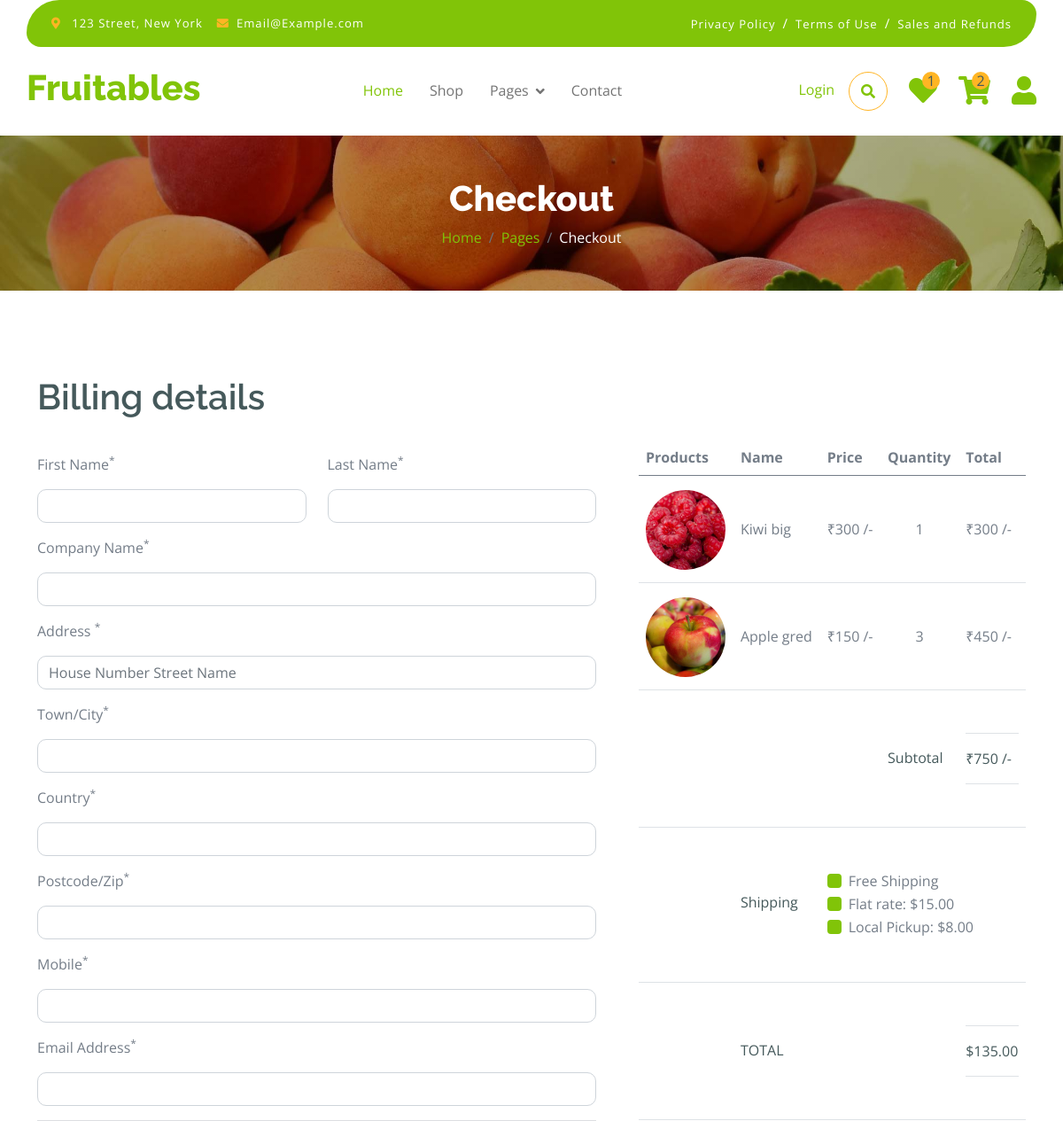
Before: /checkout (upper part) with the older database file.
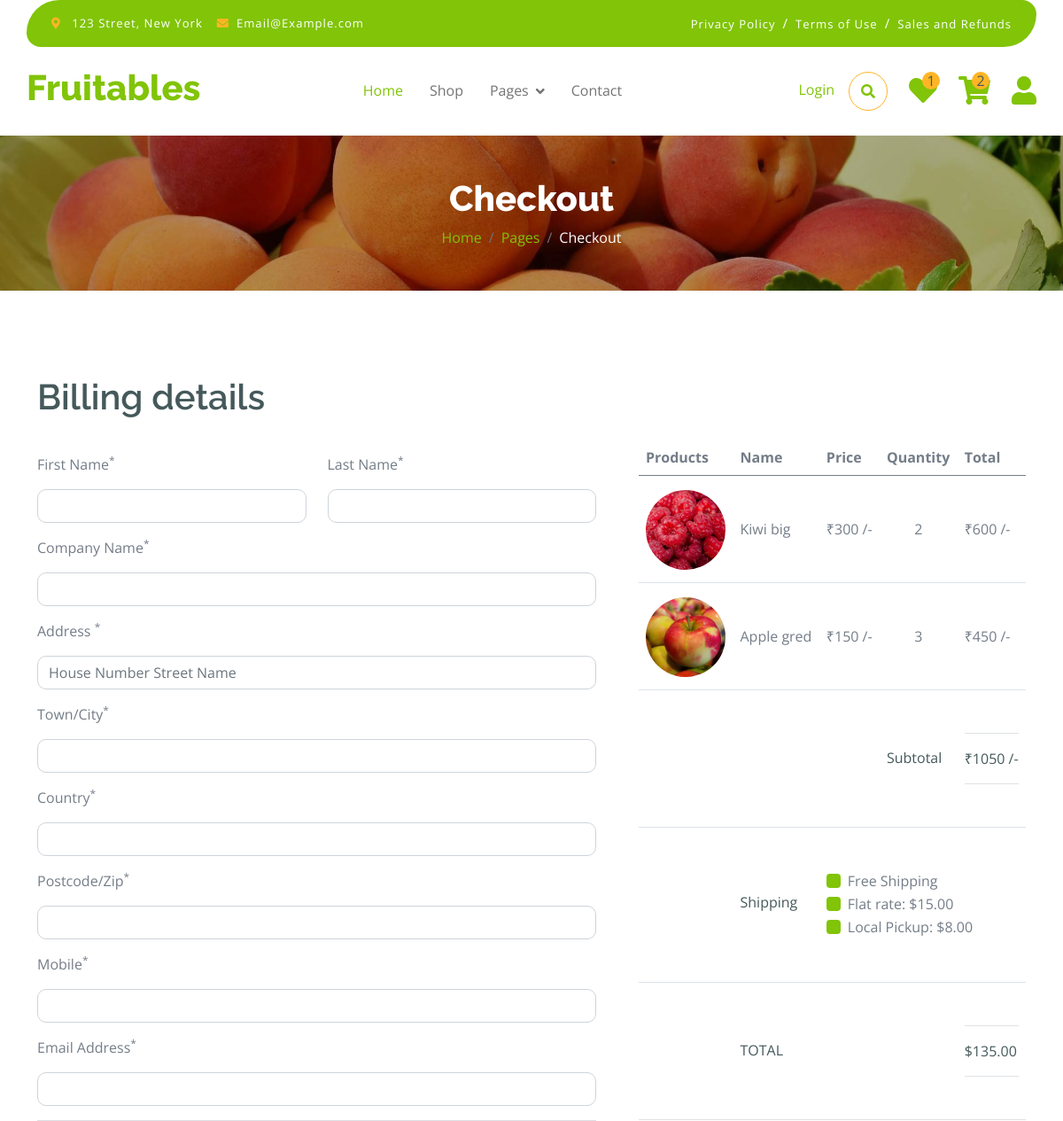
After: the same page with the newer database file.
### myapp/models.py (models this page shows, shortened)
class Add_to_cart(models.Model):
    user_id=models.ForeignKey(User,on_delete=models.CASCADE,blank=True,null=True)
    product_id=models.ForeignKey(Product,on_delete=models.CASCADE,blank=True,null=True)
    image=models.ImageField(upload_to="madia",blank=True,null=True)
    name=models.CharField(max_length=50,blank=True,null=True)
    price=models.IntegerField()
    quantity=models.IntegerField(blank=True,null=True)
    total_price=models.IntegerField(blank=True,null=True)

### myapp/views.py (the view)
# urls.py: path('checkout', views.checkout, name='checkout'),
def checkout(request):
    wish_count=Add_to_wishlist.objects.all().count()
    cart_count=Add_to_cart.objects.all().count()
    check_id=Add_to_cart.objects.all()
    total_price=0
    for i in check_id:
        total_price += i.product_id.price * i.quantity
    con={"wish_count":wish_count,"cart_count":cart_count,"check_id":check_id,"total_price":total_price,"billing_add":billing_add}
    return render(request,"checkout.html",con)

### myapp/templates/checkout.html (shortened to what the changed rows need)
{% extends "index.html" %}
{% load static %}
{% block content %}
        <div class="container-fluid page-header py-5">
            <h1 class="text-center text-white display-6">Checkout</h1>
        </div>
        <div class="container-fluid py-5">
            <div class="container py-5">
                <h1 class="mb-4">Billing details</h1>
                <form action="{% url 'billing_add' %}" method="POST">
                    <div class="row g-5">
                        <div class="col-md-12 col-lg-6 col-xl-5">
                            <div class="table-responsive">
                                <table class="table">
                                    <thead>
                                        <tr>
                                            <th scope="col">Products</th>
                                            <th scope="col">Name</th>
                                            <th scope="col">Price</th>
                                            <th scope="col">Quantity</th>
                                            <th scope="col">Total</th>
                                        </tr>
                                    </thead>
                                    <tbody>
                                        {% for i in check_id %}
                                        <tr>
                                            <th scope="row">
                                                <div class="d-flex align-items-center mt-2">
                                                    <img src="{{i.image.url}}" class="img-fluid rounded-circle" style="width: 90px; height: 90px;" alt="">
                                                </div>
                                            </th>
                                            <td class="py-5">{{i.name}}</td>
                                            <td class="py-5">₹{{i.price}} /-</td>
                                            <td class="py-5"><center>{{i.quantity}}</center></td>
                                            <td class="py-5">₹{{i.total_price}} /-</td>
                                        </tr>
                                        {% endfor %}
                                        <tr>
                                            <th scope="row">
                                            </th>
                                            <td class="py-5">
                                                <div class="py-3 border-bottom border-top">
                                                    <p class="mb-0 text-dark">₹{{total_price}} /-</p>
                                                </div>
                                            </td>
                                        </tr>
                                        <tr>
                                            <th scope="row">
                                            </th>
                                        </tr>
                                        <tr>
                                            <th scope="row">
                                            </th>
                                        </tr>
                                    </tbody>
                                </table>
                            </div>
                        </div>
                    </div>
                </form>
            </div>
        </div>
        {% endblock %}

Changed rows visible on the page:
changed Add_to_cart "Kiwi big": quantity "1" → "2"; total_price "300" → "600"
Other visible differences:
{{ total_price }}: "750" → "1050"
